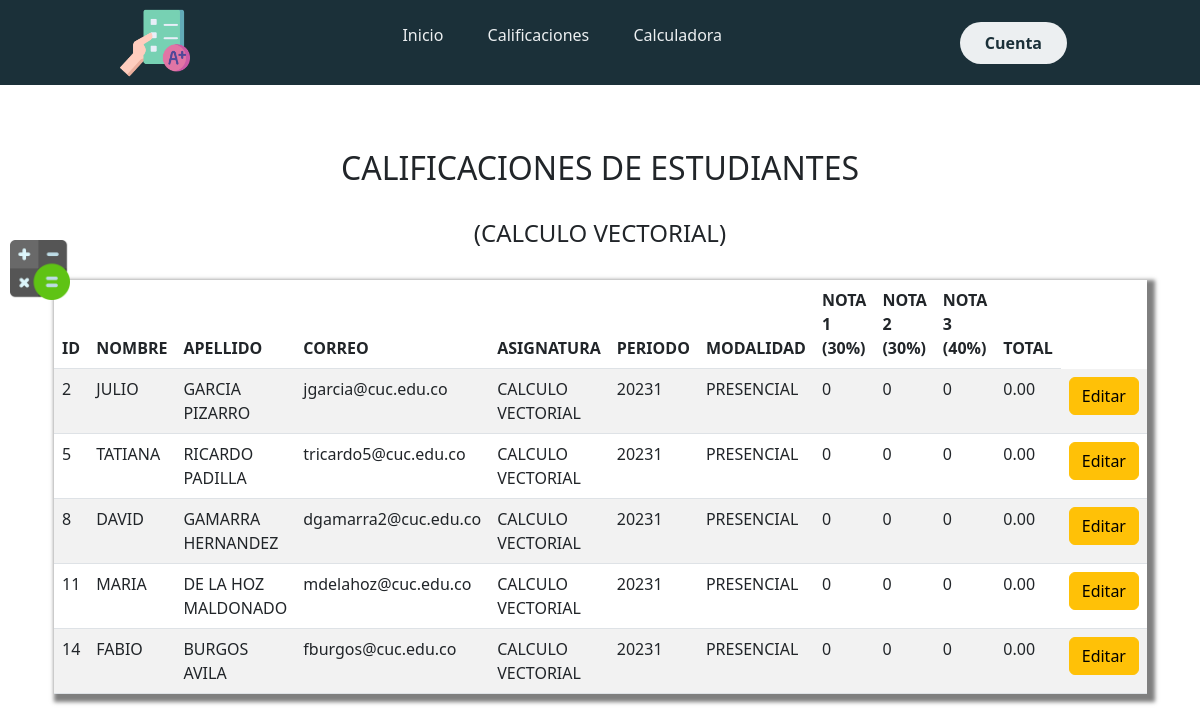
Page /calculo.php on the committed database.
### tables this page shows
CREATE TABLE `nota` (
  `Id_Nota` int(11) NOT NULL,
  `Nota1` varchar(4) NOT NULL,
  `Nota2` varchar(4) NOT NULL,
  `Nota3` varchar(4) NOT NULL,
  `Id_Estudiante` int(11) NOT NULL,
  `Id_Grupo` int(11) NOT NULL
);

CREATE TABLE `estudiante` (
  `Id` int(11) NOT NULL,
  `Nombre` varchar(50) NOT NULL,
  `Apellido` varchar(50) NOT NULL,
  `Curso` varchar(50) NOT NULL,
  `Correo` varchar(50) NOT NULL,
  `Id_Grupo` int(11) NOT NULL
);

CREATE TABLE `grupo` (
  `Id` int(11) NOT NULL,
  `Nombre` varchar(50) NOT NULL,
  `Programa` varchar(50) NOT NULL,
  `Periodo` varchar(50) NOT NULL,
  `Modalidad` varchar(50) NOT NULL,
  `Codigo` varchar(50) NOT NULL
);

### calculo.php (the view, shortened to what this page needs)
<?php include('cebecera.php')?>
<?php include("conexion.php"); ?>
<!DOCTYPE html>
<html lang="en" dir="ltr">
  <head>
  </head>
  <body>
    <main class="container p-4">
      <div class="row">
        <div class="container py-3">
          <br>
          <h2 class="text-center">CALIFICACIONES DE ESTUDIANTES</h2>
          <br>
            <h4 class="text-center">(CALCULO VECTORIAL)</h4>
          <br>
          <table class="table table-striped">
            <thead>
              <tr>
                <th scope="col">ID</th>
                <th scope="col">NOMBRE</th>
                <th scope="col">APELLIDO</th>
                <th scope="col">CORREO</th>
                <th scope="col">ASIGNATURA</th>
                <th scope="col">PERIODO</th>
                <th scope="col">MODALIDAD</th>
                <th scope="col">NOTA 1 (30%)</th>
                <th scope="col">NOTA 2 (30%)</th>
                <th scope="col">NOTA 3 (40%)</th>
                <th scope="col">TOTAL</th>
              </tr>
            </thead>
            <tbody>
              <?php
              $query = "SELECT e.Id as Id, e.Nombre,e.Apellido, e.Correo, g.Nombre as asignatura,Id_Estudiante, g.Periodo, g.Modalidad, Nota1, Nota2, Nota3, ROUND((nota1*0.3 + nota2*0.3 + nota3*0.4), 2) as total FROM estudiante e, grupo g, nota a WHERE e.Id=a.Id_Estudiante AND g.Id=a.Id_Grupo AND g.Nombre='CALCULO VECTORIAL'";
              $resultado = mysqli_query($conn, $query);
              while($row = mysqli_fetch_assoc($resultado)) { ?>
              <tr>
                <td scope="row"><?php echo $row['Id'];?></td>
                <td><?php echo $row['Nombre'];?></td>
                <td><?php echo $row['Apellido'];?></td>
                <td><?php echo $row['Correo'];?></td>
                <td><?php echo $row['asignatura'];?></td>
                <td><?php echo $row['Periodo'];?></td>
                <td><?php echo $row['Modalidad'];?></td>
                <td><?php echo $row['Nota1'];?></td>
                <td><?php echo $row['Nota2'];?></td>
                <td><?php echo $row['Nota3'];?></td>
                <td><?php echo $row['total'];?></td>
                <td>
                  <a href="formularioEditarCalculo.php?Id=<?php echo $row['Id']?>" class="btn btn-warning">
                    Editar
                  </a>
                </td>
              </tr>
              <?php } ?>
            </tbody>
          </table>
        </div>
      </div>
    </main>
  </body>
</html>

### styles2.css (style rules this page uses)
* { box-sizing: border-box; margin: 0; padding: 0; }
.table { box-shadow: 4px 4px 4px 4px rgba(0, 0, 0, 0.5); }

### rows in the picture
nota: Id_Estudiante.Id "2", Id_Estudiante.Nombre "JULIO", Id_Estudiante.Apellido "GARCIA PIZARRO", Id_Estudiante.Correo "jgarcia@cuc.edu.co", Id_Grupo.Nombre "CALCULO VECTORIAL", Id_Grupo.Periodo "20231", Id_Grupo.Modalidad "PRESENCIAL", Nota1 "0", Nota2 "0", Nota3 "0", total "0.00"
nota: Id_Estudiante.Id "5", Id_Estudiante.Nombre "TATIANA", Id_Estudiante.Apellido "RICARDO PADILLA", Id_Estudiante.Correo "tricardo5@cuc.edu.co", Id_Grupo.Nombre "CALCULO VECTORIAL", Id_Grupo.Periodo "20231", Id_Grupo.Modalidad "PRESENCIAL", Nota1 "0", Nota2 "0", Nota3 "0", total "0.00"
nota: Id_Estudiante.Id "8", Id_Estudiante.Nombre "DAVID", Id_Estudiante.Apellido "GAMARRA HERNANDEZ", Id_Estudiante.Correo "dgamarra2@cuc.edu.co", Id_Grupo.Nombre "CALCULO VECTORIAL", Id_Grupo.Periodo "20231", Id_Grupo.Modalidad "PRESENCIAL", Nota1 "0", Nota2 "0", Nota3 "0", total "0.00"
nota: Id_Estudiante.Id "11", Id_Estudiante.Nombre "MARIA", Id_Estudiante.Apellido "DE LA HOZ MALDONADO", Id_Estudiante.Correo "mdelahoz@cuc.edu.co", Id_Grupo.Nombre "CALCULO VECTORIAL", Id_Grupo.Periodo "20231", Id_Grupo.Modalidad "PRESENCIAL", Nota1 "0", Nota2 "0", Nota3 "0", total "0.00"
nota: Id_Estudiante.Id "14", Id_Estudiante.Nombre "FABIO", Id_Estudiante.Apellido "BURGOS AVILA", Id_Estudiante.Correo "fburgos@cuc.edu.co", Id_Grupo.Nombre "CALCULO VECTORIAL", Id_Grupo.Periodo "20231", Id_Grupo.Modalidad "PRESENCIAL", Nota1 "0", Nota2 "0", Nota3 "0", total "0.00"
